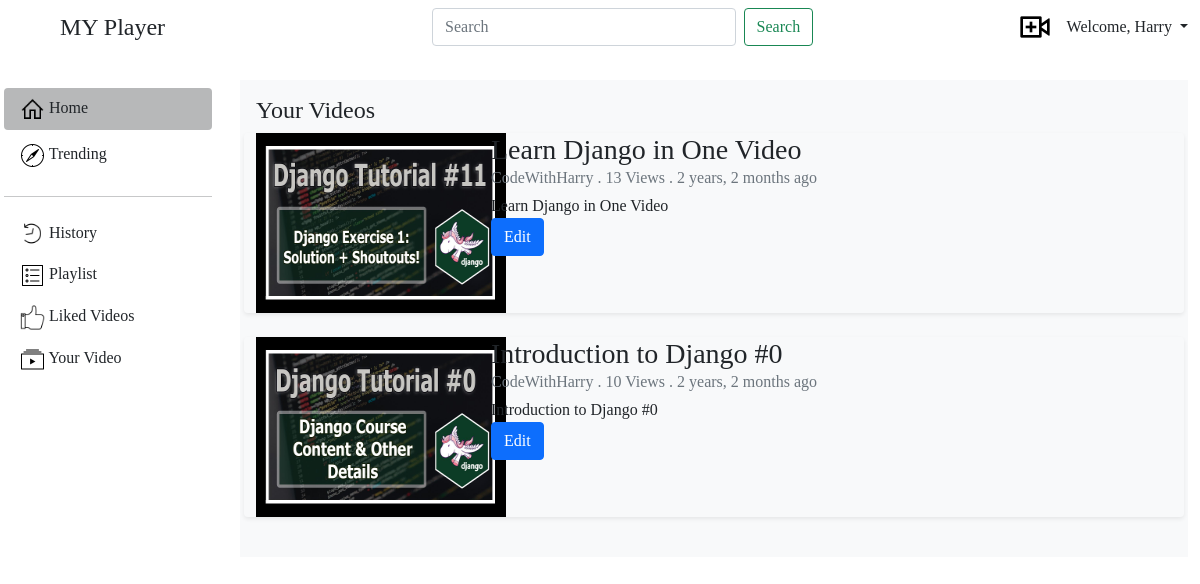
Screenshot of /your-videos (signed in) with the database file from the repository.
### vtube/models.py (models this page shows)
class Videos(models.Model):
	user = models.ForeignKey(User, on_delete=models.CASCADE)
	channel = models.ForeignKey(Channels, on_delete=models.CASCADE)
	videoTitle = models.CharField(max_length=200, default='')
	desc = models.TextField(default='',max_length=5000)
	thumbnail = models.ImageField(upload_to='public/videos/thumbnail',max_length=200,default='')
	videoFile = models.FileField(upload_to='public/videos/',max_length=200,default='')
	views = models.IntegerField(default=0)
	datetime = models.DateTimeField(default=now)
	def __str__(self):
		return self.videoTitle

class Channels(models.Model):
	user = models.ForeignKey(User, on_delete=models.CASCADE)
	channelTitle = models.CharField(max_length=50, default='')
	about = models.TextField(default='',max_length=5000)
	def __str__(self):
		return self.channelTitle

### vtube/views.py (the view)
# urls.py: path('your-videos', views.yourVideo, name="YourVideo"),
def yourVideo(request):
	if request.user.is_anonymous:
		params = {'user':request.user, 'isChannel':False, 'videos':[]}
	else:
		videos = list(Videos.objects.filter(user=request.user))
		print(videos)
		params = {'videos':videos}
	return render(request, 'your_Videos.html', params)

### templates/your_Videos.html (shortened to what this page needs)
{% extends 'layout.html' %}
{% block body %}
{% load humanize %}
<div class="container-fluid bg-light p-3 content">
    <h4>Your Videos</h4>
    <div class="row">
        {% for vid in videos %}
        <div class="col-md-12">
            <div class="row rounded overflow-hidden mb-4 shadow-sm h-md-250 position-relative">
                <a href="/watch/{{vid.id}}" class="col-md-3">
                    <img src="/media/{{vid.thumbnail}}" width="250" height="180">
                </a>
                <div class="col-md-8">
                    <h3 class="mb-0">{{vid.videoTitle}}</h3>
                    <div class="mb-1 text-muted">{{vid.channel}} . {{vid.views}} Views . {{vid.datetime|naturaltime}}</div>
                    <p class="card-text mb-auto">{{vid.desc|slice:30}}</p>
                    <a href="/edit-video/{{vid.id}}" class="btn btn-primary">Edit</a>
                </div>
            </div>
        </div>
        {% endfor %}
    </div>
</div>
{% endblock %}

### templates/layout.html (shortened to what this page needs)
<!doctype html>
<html lang="en">
<head>
    <link href="https://cdn.jsdelivr.net/npm/bootstrap@5.0.2/dist/css/bootstrap.min.css" rel="stylesheet">
</head>
<body>
    <div class="container-fluid p-0">
        <nav class="navbar navbar-expand-lg navbar-light bg-light up-nav">
            <div class="container-fluid">
                <a href="/" class="d-flex align-items-center mb-3 mb-md-0 me-md-auto link-dark text-decoration-none">
                    <svg class="bi me-2" width="40" height="32">
                        <use xlink:href="#bootstrap"></use>
                    </svg>
                    <span class="fs-4">MY Player</span>
                </a>
                <div class="collapse navbar-collapse" id="navbarSupportedContent">
                    <form class="d-flex mx-auto">
                        <input class="form-control me-2 col-md-5" type="search" placeholder="Search" aria-label="Search">
                        <button class="btn btn-outline-success" type="submit">Search</button>
                    </form>
                </div>
                {% if user.is_authenticated %}
                <a href="/upload-video" target="_blank">
                    <img src="/static/icons/upload.png" class="mx-3" style="width:32px;">
                </a>
                <div class="dropdown">
                    <p class="dropdown-toggle text-dark my-1 text-capitalize" id="dropdownLogout" data-bs-toggle="dropdown" aria-expanded="false" style="cursor: pointer;">
                        Welcome, {{user}}
                    </p>
                </div>
                {% else %}
                <button class="btn btn-success mx-2" data-bs-toggle="modal" data-bs-target="#Login">Login</button>
                <button class="btn btn-success" data-bs-toggle="modal" data-bs-target="#Signup">Sign Up</button>
                {% endif %}
            </div>
        </nav>
    </div>
    <div class="container-fluid p-0 row">
        <div class="d-flex flex-column flex-shrink-0 p-3 bg-light col-md-4 sidebar" style="width: 20%;height: 91vh;">
            <ul class="nav nav-pills flex-column mb-auto">
                <li class="nav-item">
                    <a href="/" class="nav-link link-dark act">
                        <img class="img-icons" src="/static/icons/home.png" style="width: 25px;" />
                        Home
                    </a>
                </li>
                <li>
                    <a href="/trending" class="nav-link link-dark my-1">
                        <img class="img-icons" src="/static/icons/treanding.png" style="width: 25px;" />
                        Trending
                    </a>
                </li>
                <hr>
                <li>
                    <a href="/history" class="nav-link link-dark">
                        <img class="img-icons" src="/static/icons/history.png" style="width: 25px;" />
                        History
                    </a>
                </li>
                <li>
                    <a href="#" class="nav-link link-dark">
                        <img class="img-icons" src="/static/icons/playlist.png" style="width: 25px;" />
                        Playlist
                    </a>
                </li>
                <li>
                    <a href="#" class="nav-link link-dark">
                        <img class="img-icons" src="/static/icons/like.png" style="width: 25px;" />
                        Liked Videos
                    </a>
                </li>
                <li>
                    <a href="/your-videos" class="nav-link link-dark">
                        <img class="img-icons" src="/static/icons/your-videos.png" style="width: 25px;" />
                        Your Video
                    </a>
                </li>
            </ul>
        </div>
        {% block body %}{% endblock %}
    </div>
</body>
</html>

### rows the page displays
Videos: thumbnail (picture), videoTitle "Learn Django in One Video", channel "CodeWithHarry", views "13", datetime "2 years, 2 months ago", desc "Learn Django in One Video"
Videos: thumbnail (picture), videoTitle "Introduction to Django #0", channel "CodeWithHarry", views "10", datetime "2 years, 2 months ago", desc "Introduction to Django #0"

### other values shown
{{ user }} "Harry"
